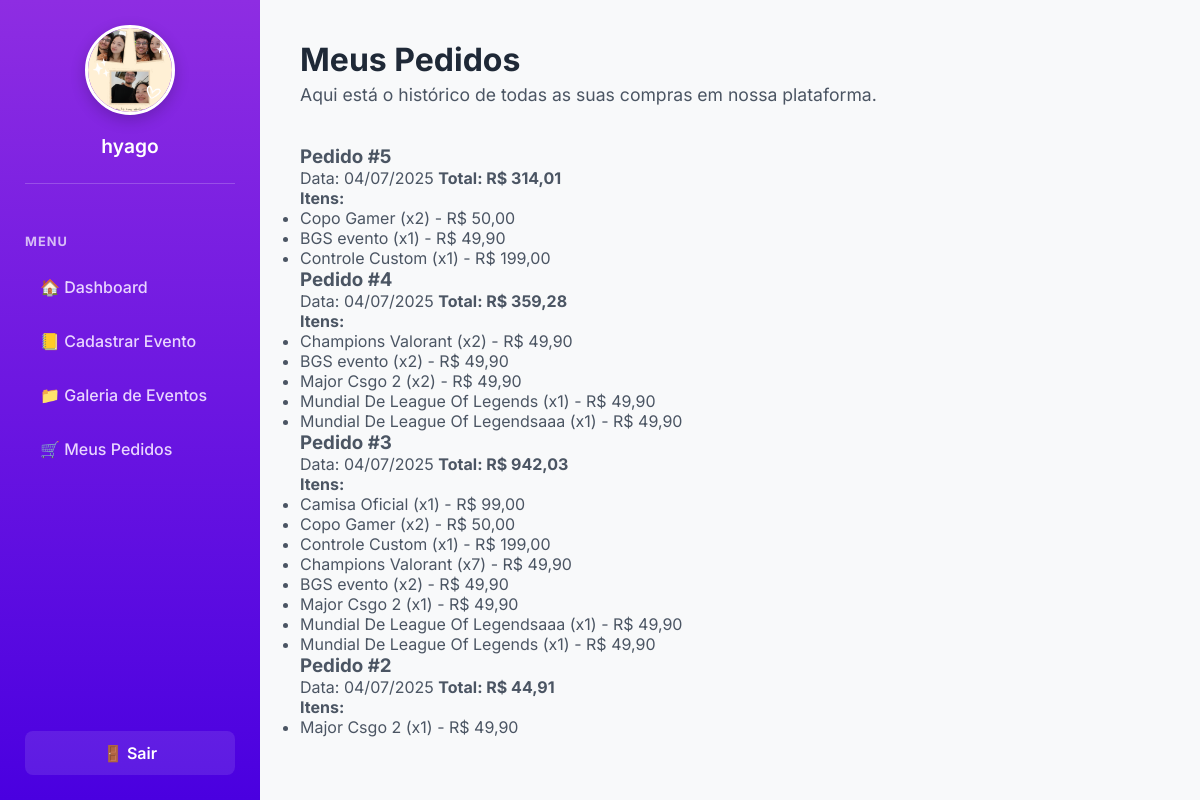
Before: /meus_pedidos.php (signed in) with the older database file.
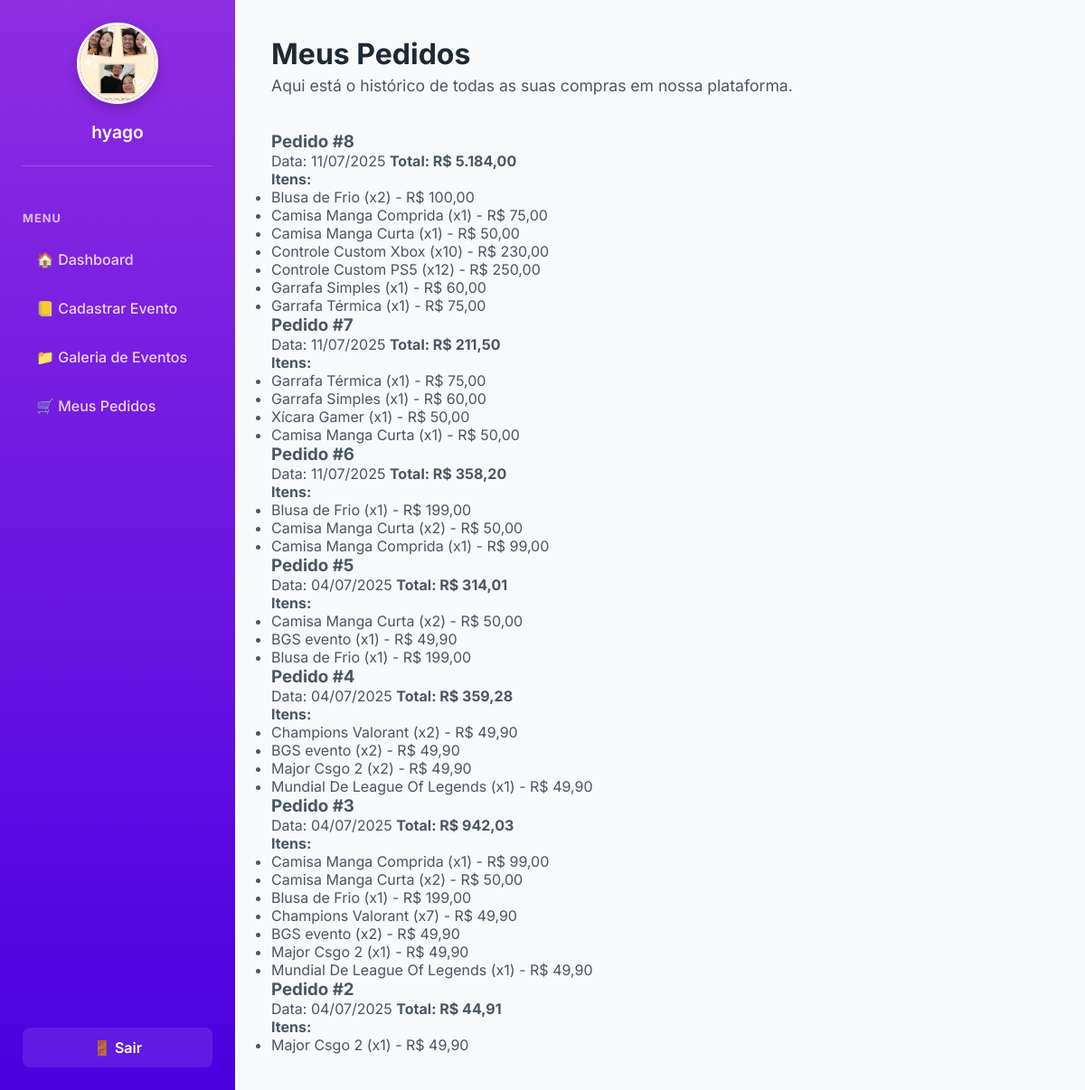
After: the same page with the newer database file.
### tables this page shows
CREATE TABLE `tbpedidos` (
  `idPedido` int(11) NOT NULL,
  `idUsuario` int(11) NOT NULL,
  `valorTotal` decimal(10,2) NOT NULL,
  `formaPagamento` varchar(50) NOT NULL,
  `dataPedido` timestamp NOT NULL DEFAULT current_timestamp()
);

### meus_pedidos.php (the view, shortened to what this page needs)
<?php
include 'conexao.php';
include 'header_dashboard.php';
try {
    $sql = "SELECT * FROM tbpedidos WHERE idUsuario = ? ORDER BY dataPedido DESC";
    $stmt = $con->prepare($sql);
    $stmt->execute([$_SESSION['idUsuario']]);
    $pedidos = $stmt->fetchAll(PDO::FETCH_ASSOC);
} catch (PDOException $e) {
    die("Erro ao buscar pedidos: " . $e->getMessage());
}
?>
<h1>Meus Pedidos</h1>
<p>Aqui está o histórico de todas as suas compras em nossa plataforma.</p>
<div class="pedidos-container">
    <?php if (empty($pedidos)): ?>
        <p>Você ainda não fez nenhum pedido.</p>
    <?php else: ?>
        <?php foreach ($pedidos as $pedido): ?>
            <div class="pedido-card">
                <div class="pedido-header">
                    <h3>Pedido #<?php echo $pedido['idPedido']; ?></h3>
                    <span>Data: <?php echo date('d/m/Y', strtotime($pedido['dataPedido'])); ?></span>
                    <strong>Total: R$ <?php echo number_format($pedido['valorTotal'], 2, ',', '.'); ?></strong>
                </div>
                <div class="pedido-body">
                    <h4>Itens:</h4>
                    <ul>
                        <?php
                        $stmtItens = $con->prepare("
                            SELECT i.quantidade, i.precoUnitario, e.nomeCadEvento, p.nomeProduto
                            FROM tbpedidos_itens i
                            LEFT JOIN tbcadevento e ON i.idCadEvento = e.idCadEvento
                            LEFT JOIN tbprodutos p ON i.idProduto = p.idProduto
                            WHERE i.idPedido = ?
                        ");
                        $stmtItens->execute([$pedido['idPedido']]);
                        $itens = $stmtItens->fetchAll(PDO::FETCH_ASSOC);
                        foreach ($itens as $item) {
                            $nomeItem = $item['nomeCadEvento'] ?? $item['nomeProduto'];
                            echo '<li>' . htmlspecialchars($nomeItem) . ' (x' . $item['quantidade'] . ') - R$ ' . number_format($item['precoUnitario'], 2, ',', '.') . '</li>';
                        }
                        ?>
                    </ul>
                </div>
            </div>
        <?php endforeach; ?>
    <?php endif; ?>
</div>
<?php include 'footer_dashboard.php'; ?>

### header_dashboard.php (shortened to what this page needs)
<?php
$nome_usuario_logado = $_SESSION['nome'] ?? 'Usuário';
$foto_perfil_usuario = $_SESSION['foto'] ?? 'default.png';
$caminho_foto_perfil = 'uploads/' . $foto_perfil_usuario;
?>
<!DOCTYPE html>
<html lang="pt-BR">
<head>
    <link rel="stylesheet" href="./Styles/dashboard.css">
    <link rel="stylesheet" href="https://cdnjs.cloudflare.com/ajax/libs/font-awesome/6.5.2/css/all.min.css" />
</head>
<body>
<div class="dashboard">
    <aside class="sidebar">
        <div class="profile">
            <img src="<?php echo htmlspecialchars($caminho_foto_perfil); ?>" alt="Foto de Perfil" class="profile-pic">
            <h3><?php echo htmlspecialchars($nome_usuario_logado); ?></h3>
        </div>
        <h2>Menu</h2>
        <nav>
            <ul>
                <li><a href="dashboard.php">🏠 Dashboard</a></li>
                <li><a href="cadastrar_evento.php">📒 Cadastrar Evento</a></li>
                <li><a href="galeria.php">📁 Galeria de Eventos</a></li>
                <li><a href="meus_pedidos.php">🛒 Meus Pedidos</a></li>
            </ul>
        </nav>
        <div class="logout">
            <a href="logout.php">🚪 Sair</a>
        </div>
    </aside>
    <main class="main-content">

### footer_dashboard.php
</main>
</div>
</body>
</html>

### Styles/dashboard.css (style rules this page uses)
:root { --cor-primaria: #6a0dad; --cor-secundaria: #8A2BE2; --cor-fundo-dash: #f8f9fa; --cor-fundo-card: #ffffff; --cor-texto-titulo: #1f2937; --cor-texto-paragrafo: #4b5563; --cor-borda: #e5e7eb; --cor-fundo-sidebar: #a700ff; --cor-texto-sidebar: #e9d5ff; --cor-texto-sidebar-hover: #ffffff; --cor-fundo-sidebar-hover: rgba(0, 0, 0, 0.2); --cor-primaria-rgb: 106, 13, 173; }
* { margin: 0; padding: 0; box-sizing: border-box; }
body { font-family: 'Inter', sans-serif; background-color: var(--cor-fundo-dash); color: var(--cor-texto-paragrafo); height: 100vh; }
.dashboard { display: flex; height: 100vh; }
.main-content { flex: 1; padding: 40px; overflow-y: auto; height: 100vh; }
.main-content h1 { font-size: 2rem; font-weight: 700; margin-bottom: 5px; color: var(--cor-texto-titulo); }
.main-content > p { font-size: 1.1rem; margin-bottom: 40px; color: var(--cor-texto-paragrafo); }
.sidebar { background: linear-gradient(180deg, #8e2de2, #4a00e0); color: var(--cor-texto-sidebar); width: 260px; padding: 25px; display: flex; flex-direction: column; flex-shrink: 0; }
.profile { text-align: center; margin-bottom: 30px; padding-bottom: 25px; border-bottom: 1px solid rgba(255, 255, 255, 0.2); }
.profile-pic { width: 90px; height: 90px; border-radius: 50%; border: 3px solid #fff; object-fit: cover; margin-bottom: 15px; box-shadow: 0 5px 15px rgba(0,0,0,0.2); }
.profile h3 { font-size: 1.2rem; font-weight: 600; color: #fff; }
.sidebar h2 { margin: 20px 0 15px 0; font-size: 0.8rem; font-weight: 700; color: rgba(255, 255, 255, 0.7); text-transform: uppercase; letter-spacing: 1px; }
.sidebar nav { flex-grow: 1; }
.sidebar nav ul { list-style: none; padding: 0; }
.sidebar nav ul li a { color: var(--cor-texto-sidebar); text-decoration: none; font-size: 1rem; font-weight: 500; transition: all 0.2s ease-in-out; display: flex; align-items: center; gap: 15px; padding: 13px 15px; border-radius: 8px; margin-bottom: 8px; }
.logout { margin-top: auto; }
.logout a { color: #fff; background-color: rgba(255, 255, 255, 0.1); text-decoration: none; font-weight: 600; font-size: 1rem; display: flex; justify-content: center; align-items: center; gap: 10px; padding: 12px; border-radius: 8px; transition: all 0.2s ease-in-out; }

Changed rows visible on the page:
added tbpedidos: idPedido "8", dataPedido "11/07/2025", valorTotal "5.184,00", nomeItem "Blusa de Frio", quantidade "2", precoUnitario "100,00", nomeItem "Camisa Manga Comprida", quantidade "1", precoUnitario "75,00", nomeItem "Camisa Manga Curta", precoUnitario "50,00", nomeItem "Controle Custom Xbox", quantidade "10", precoUnitario "230,00", nomeItem "Controle Custom PS5", quantidade "12", precoUnitario "250,00", nomeItem "Garrafa Simples", precoUnitario "60,00", nomeItem "Garrafa Térmica"
added tbpedidos: idPedido "7", dataPedido "11/07/2025", valorTotal "211,50", nomeItem "Garrafa Térmica", quantidade "1", precoUnitario "75,00", nomeItem "Garrafa Simples", precoUnitario "60,00", nomeItem "Xícara Gamer", precoUnitario "50,00", nomeItem "Camisa Manga Curta"
added tbpedidos: idPedido "6", dataPedido "11/07/2025", valorTotal "358,20", nomeItem "Blusa de Frio", quantidade "1", precoUnitario "199,00", nomeItem "Camisa Manga Curta", quantidade "2", precoUnitario "50,00", nomeItem "Camisa Manga Comprida", precoUnitario "99,00"
Other visible differences:
new list line: "Camisa Manga Curta (x 2 ) - R$ 50,00"
new list line: "Blusa de Frio (x 1 ) - R$ 199,00"
new list line: "Camisa Manga Comprida (x 1 ) - R$ 99,00"
list line gone: "Copo Gamer (x 2 ) - R$ 50,00"
list line gone: "Controle Custom (x 1 ) - R$ 199,00"
list line gone: "Mundial De League Of Legendsaaa (x 1 ) - R$ 49,90"
list line gone: "Camisa Oficial (x 1 ) - R$ 99,00"
